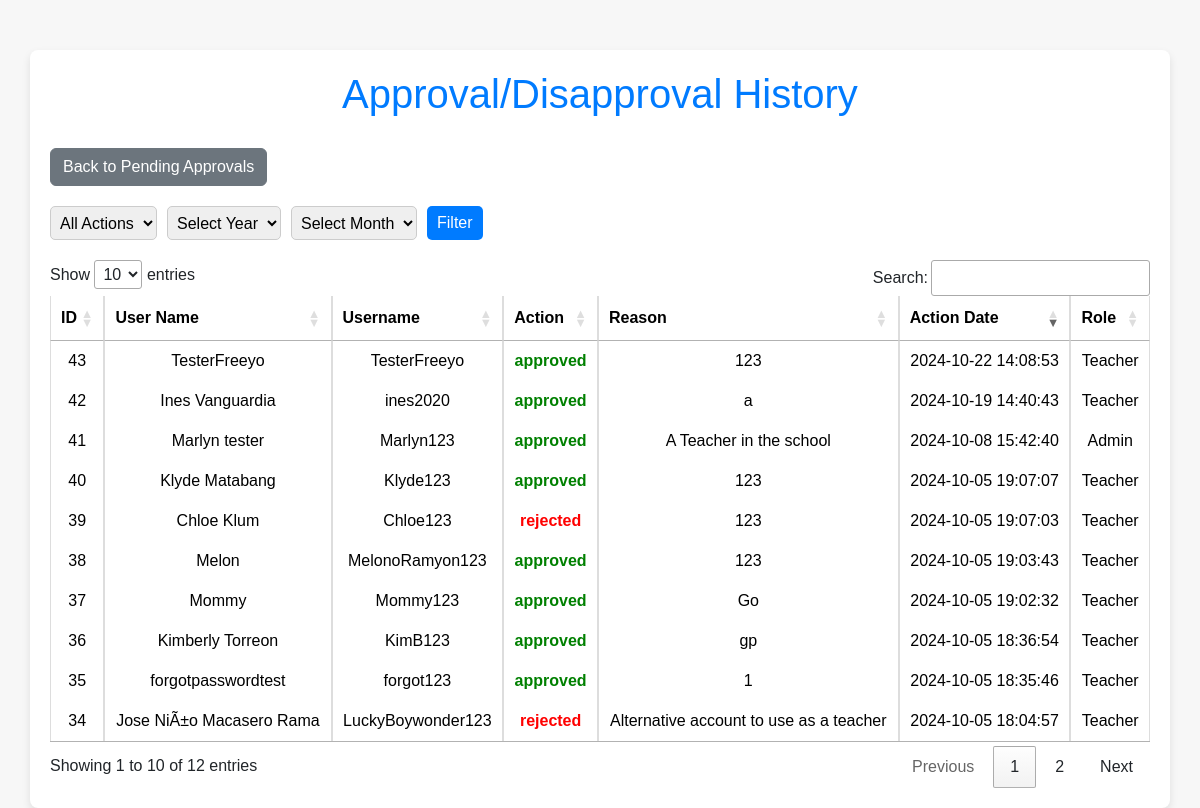
The app's page /Home/admin_history.php (signed in) with its own data.
### tables this page shows
CREATE TABLE `approval_history` (
  `id` int(11) NOT NULL,
  `userid` int(11) NOT NULL,
  `admin_id` int(11) NOT NULL,
  `comments` text DEFAULT NULL,
  `action_date` timestamp NOT NULL DEFAULT current_timestamp()
);

CREATE TABLE `user` (
  `userid` int(11) NOT NULL,
  `name` varchar(36) NOT NULL,
  `username` varchar(36) NOT NULL,
  `address` varchar(36) NOT NULL,
  `role` varchar(36) NOT NULL,
  `security_question` int(11) DEFAULT NULL,
  `security_answer` varchar(255) DEFAULT NULL,
  `status` enum('pending','approved','rejected') DEFAULT 'pending',
  `security_question_id` int(11) DEFAULT NULL,
  `hashed_password` varchar(255) DEFAULT NULL,
  `handled_subjects` int(11) DEFAULT 0,
  `handled_sections` int(11) DEFAULT 0
);

### Home/admin_history.php (the view, shortened to what this page needs)
<?php
include("../LoginRegisterAuthentication/connection.php");
$query = "SELECT ah.id, u.name, u.username, u.status AS action, ah.comments, ah.action_date, u.role
          FROM approval_history ah
          JOIN user u ON ah.userid = u.userid
          WHERE 1 = 1";
$query .= " ORDER BY ah.action_date DESC";
$result = mysqli_query($connection, $query);
?>
<!DOCTYPE html>
<html lang="en">
<head>
    <link href="https://cdn.jsdelivr.net/npm/bootstrap@5.3.3/dist/css/bootstrap.min.css" rel="stylesheet">
    <link rel="stylesheet" href="https://cdn.datatables.net/1.10.25/css/jquery.dataTables.min.css">
</head>
<body>
    <div class="container">
        <h1>Approval/Disapproval History</h1>
<button class="btn btn-secondary back-button" onclick="window.location.href='adminpendingrequestapproval.php'">
    Back to Pending Approvals
</button>
        <div class="filter-container">
            <form method="GET" class="filter-form">
                <select name="action_filter">
                    <option value="">All Actions</option>
                </select>
                <select name="year_filter">
                    <option value="">Select Year</option>
                </select>
                <select name="month_filter">
                    <option value="">Select Month</option>
                </select>
                <button type="submit">Filter</button>
            </form>
        </div>
        <table id="historyTable" class="table table-hover table-bordered">
            <thead>
                <tr>
                    <th>ID</th>
                    <th>User Name</th>
                    <th>Username</th>
                    <th>Action</th>
                    <th>Reason</th>
                    <th>Action Date</th>
                    <th>Role</th>
                </tr>
            </thead>
            <tbody>
                <?php if (mysqli_num_rows($result) > 0): ?>
                    <?php while ($row = mysqli_fetch_assoc($result)): ?>
                        <tr>
                            <td><?php echo htmlspecialchars($row['id']); ?></td>
                            <td><?php echo htmlspecialchars($row['name']); ?></td>
                            <td><?php echo htmlspecialchars($row['username']); ?></td>
                            <td>
                                <span class="<?php echo ($row['action'] === 'approved') ? 'action-approved' : 'action-rejected'; ?>">
                                    <?php echo htmlspecialchars($row['action']); ?>
                                </span>
                            </td>
                            <td><?php echo htmlspecialchars($row['comments']); ?></td>
                            <td><?php echo htmlspecialchars($row['action_date']); ?></td>
                            <td><?php echo htmlspecialchars($row['role']); ?></td>
                        </tr>
                    <?php endwhile; ?>
                <?php else: ?>
                    <tr>
                        <td colspan="7" class="no-data">No approval/disapproval history available.</td>
                    </tr>
                <?php endif; ?>
            </tbody>
        </table>
    </div>
</body>
</html>

### Home/admin_history.php (style rules this page uses)
body { background-color: #f7f7f7; font-family: 'Poppins', sans-serif; }
.container { margin-top: 50px; background-color: #fff; padding: 20px; border-radius: 8px; box-shadow: 0 4px 8px rgba(0, 0, 0, 0.1); }
h1 { text-align: center; color: #007bff; margin-bottom: 30px; }
table { width: 100%; border-collapse: collapse; }
th, td { padding: 15px; text-align: center; border: 1px solid #ddd; }
th { background-color: #007bff; color: #fff; font-weight: bold; }
tr:nth-child(even) { background-color: #f2f2f2; }
.action-approved { color: green; font-weight: bold; }
.action-rejected { color: red; font-weight: bold; }
.filter-container { display: flex; justify-content: space-between; margin-bottom: 20px; }
.filter-form { display: flex; gap: 10px; }
.filter-form input, .filter-form select { padding: 5px; border-radius: 5px; border: 1px solid #ccc; }
.filter-form button { padding: 5px 10px; background-color: #007bff; color: white; border: none; border-radius: 5px; }
.back-button { margin-bottom: 20px; }

### records on screen
approval_history: id "43", userid.name "TesterFreeyo", userid.username "TesterFreeyo", userid.status "approved", comments "123", action_date "2024-10-22 14:08:53", userid.role "Teacher"
approval_history: id "42", userid.name "Ines Vanguardia", userid.username "ines2020", userid.status "approved", comments "a", action_date "2024-10-19 14:40:43", userid.role "Teacher"
approval_history: id "41", userid.name "Marlyn tester", userid.username "Marlyn123", userid.status "approved", comments "A Teacher in the school", action_date "2024-10-08 15:42:40", userid.role "Admin"
approval_history: id "40", userid.name "Klyde Matabang", userid.username "Klyde123", userid.status "approved", comments "123", action_date "2024-10-05 19:07:07", userid.role "Teacher"
approval_history: id "39", userid.name "Chloe Klum", userid.username "Chloe123", userid.status "rejected", comments "123", action_date "2024-10-05 19:07:03", userid.role "Teacher"
approval_history: id "38", userid.name "Melon", userid.username "MelonoRamyon123", userid.status "approved", comments "123", action_date "2024-10-05 19:03:43", userid.role "Teacher"
approval_history: id "37", userid.name "Mommy", userid.username "Mommy123", userid.status "approved", comments "Go", action_date "2024-10-05 19:02:32", userid.role "Teacher"
approval_history: id "36", userid.name "Kimberly Torreon", userid.username "KimB123", userid.status "approved", comments "gp", action_date "2024-10-05 18:36:54", userid.role "Teacher"
approval_history: id "35", userid.name "forgotpasswordtest", userid.username "forgot123", userid.status "approved", comments "1", action_date "2024-10-05 18:35:46", userid.role "Teacher"
approval_history: id "34", userid.name "Jose NiÃ±o Macasero Rama", userid.username "LuckyBoywonder123", userid.status "rejected", comments "Alternative account to use as a teacher", action_date "2024-10-05 18:04:57", userid.role "Teacher"
